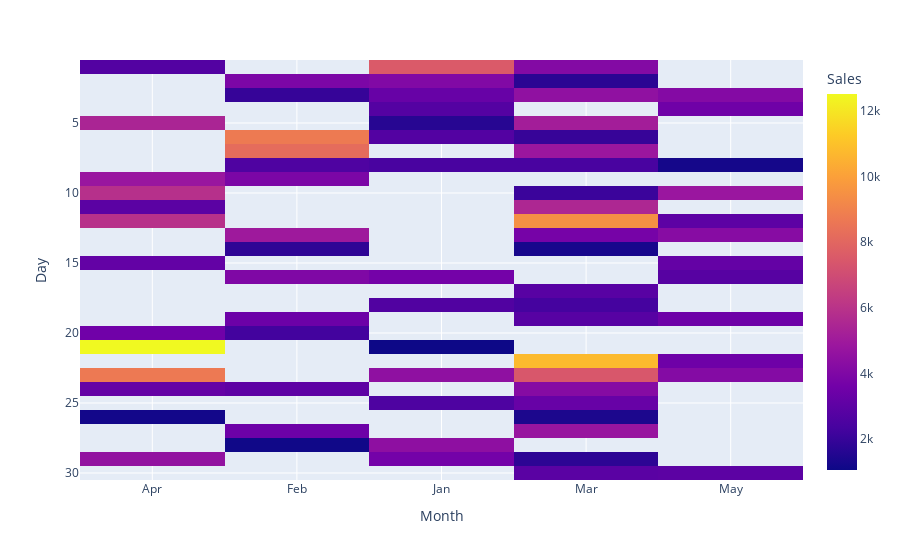

Notebook source saved alongside this figure:
### Code cell
# 2. Heatmap for Sales Data

np.random.seed(20)

data = {
    'Month': np.random.choice(['Jan', 'Feb', 'Mar', 'Apr', 'May'], 100),
    'Day': np.random.choice(range(1, 31), 100),
    'Sales': np.random.randint(1000, 5000, 100)
}
df = pd.DataFrame(data)

heatmap_data = df.pivot_table(values='Sales', index='Day', columns='Month', aggfunc='sum')

fig = px.imshow(heatmap_data, labels={'color': 'Sales'}, x=heatmap_data.columns, y=heatmap_data.index)

fig.show()

### Figure 1 — Plotly figure (JSON) as saved in the notebook; plotly's stock layout.template omitted (floating-point values rounded to 4 significant figures; data arrays with more than 128 entries replaced by an {"elided": "..."} marker saying what was removed)
{"data": [{"coloraxis": "coloraxis", "hovertemplate": "Month: %{x}<br>Day: %{y}<br>Sales: %{z}<extra></extra>", "name": "0", "type": "heatmap", "x": ["Apr", "Feb", "Jan", "Mar", "May"], "xaxis": "x", "y": [1, 2, 3, 4, 5, 6, 7, 8, 9, 10, 11, 12, 13, 14, 15, 16, 17, 18, 19, 20, 21, 22, 23, 24, 25, 26, 27, 28, 29, 30], "yaxis": "y", "z": {"elided": "30x5 int values"}}], "layout": {"autosize": true, "coloraxis": {"colorbar": {"title": {"text": "Sales"}}, "colorscale": [[0, "#0d0887"], [0.1111, "#46039f"], [0.2222, "#7201a8"], [0.3333, "#9c179e"], [0.4444, "#bd3786"], [0.5556, "#d8576b"], [0.6667, "#ed7953"], [0.7778, "#fb9f3a"], [0.8889, "#fdca26"], [1, "#f0f921"]]}, "margin": {"t": 60}, "xaxis": {"anchor": "y", "autorange": true, "constrain": "domain", "domain": [0, 1], "range": [-0.5, 4.5], "scaleanchor": "y", "title": {"text": "Month"}, "type": "category"}, "yaxis": {"anchor": "x", "autorange": true, "constrain": "domain", "domain": [0, 1], "range": [30.5, 0.5], "title": {"text": "Day"}, "type": "linear"}}}
